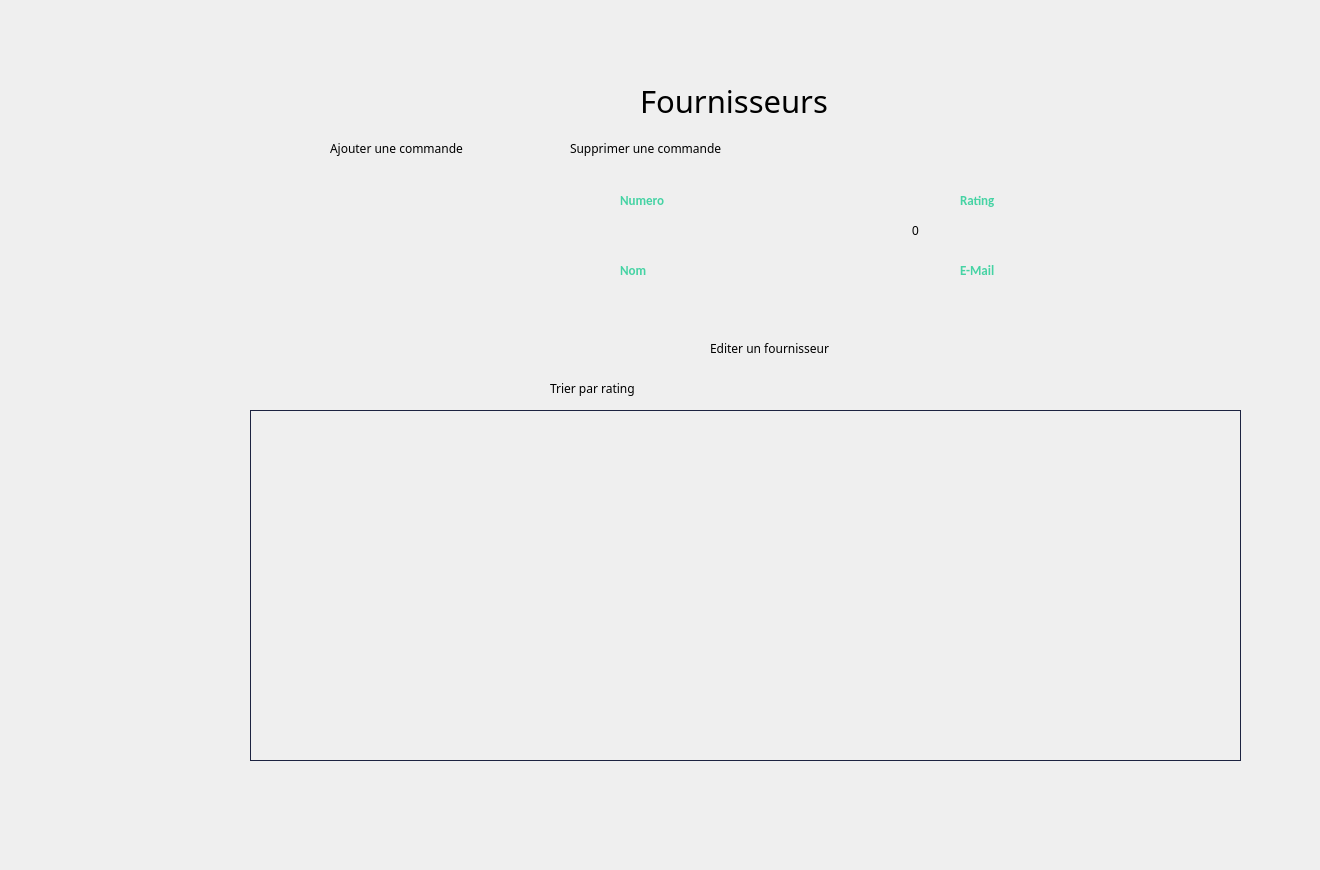
    <widget class="QWidget" name="page_22">
     <widget class="QLabel" name="label_421">
      <property name="geometry">
       <rect>
        <x>-20</x>
        <y>-20</y>
        <width>1311</width>
        <height>861</height>
       </rect>
      </property>
      <property name="text">
       <string/>
      </property>
      <property name="pixmap">
       <pixmap>../../Desktop/anglais/projet c++ design/bg2.png</pixmap>
      </property>
      <property name="scaledContents">
       <bool>true</bool>
      </property>
     </widget>
     <widget class="QPushButton" name="modifffff">
      <property name="geometry">
       <rect>
        <x>840</x>
        <y>330</y>
        <width>61</width>
        <height>41</height>
       </rect>
      </property>
      <property name="styleSheet">
       <string notr="true">QPushButton {
	font-weight: 500;
	text-align: center;
    vertical-align: middle;
	background-color: transparent;
	padding: 5px 15px 15px 20px;
    color: #fff;
	font-size: 11px;
	border : 0;
	border-right: 3px solid transparent;
 	background-position: center top;
    background-repeat: no-repeat;
    background-origin: content;
    background-image: url(&quot;C:/Users/hp/Desktop/anglais/projet c++ design/edit1.png&quot;);
}

QPushButton:hover {
	color: #ffffff;
	font-weight: 500;
	background-image: url(&quot;C:/Users/hp/Desktop/anglais/projet c++ design/edit2.png&quot;);
}</string>
      </property>
      <property name="text">
       <string/>
      </property>
     </widget>
     <widget class="QLineEdit" name="nommm">
      <property name="geometry">
       <rect>
        <x>562</x>
        <y>290</y>
        <width>171</width>
        <height>20</height>
       </rect>
      </property>
      <property name="styleSheet">
       <string notr="true"> background-color: Transparent;
 border: none;</string>
      </property>
     </widget>
     <widget class="QSpinBox" name="ratee">
      <property name="geometry">
       <rect>
        <x>910</x>
        <y>220</y>
        <width>161</width>
        <height>21</height>
       </rect>
      </property>
      <property name="styleSheet">
       <string notr="true"> background-color: Transparent;
 border: none;</string>
      </property>
     </widget>
     <widget class="QLineEdit" name="nummm">
      <property name="geometry">
       <rect>
        <x>562</x>
        <y>220</y>
        <width>171</width>
        <height>20</height>
       </rect>
      </property>
      <property name="styleSheet">
       <string notr="true"> background-color: Transparent;
 border: none;</string>
      </property>
     </widget>
     <widget class="QLineEdit" name="mailll">
      <property name="geometry">
       <rect>
        <x>910</x>
        <y>290</y>
        <width>161</width>
        <height>20</height>
       </rect>
      </property>
      <property name="styleSheet">
       <string notr="true"> background-color: Transparent;
 border: none;</string>
      </property>
     </widget>
     <widget class="QTableView" name="tabfournisseu">
      <property name="geometry">
       <rect>
        <x>250</x>
        <y>410</y>
        <width>991</width>
        <height>351</height>
       </rect>
      </property>
      <property name="cursor" stdset="0">
       <cursorShape>WaitCursor</cursorShape>
      </property>
      <property name="styleSheet">
       <string notr="true">QTableView{
	background-color: transparent;
	gridline-color: #606060;
	color: #000000;
	alternate-background-color: #b5b5b1;
	border : 1px solid #1c2340;
	qproperty-defaultAlignment: AlignHCenter;
}
QTableView::item:focus
{
  	background-color: #939393;
	font-weight: 500;
}
QTableView::item
{
   text-align: center;
qproperty-defaultAlignment: AlignHCenter;
}

QHeaderView {
	background-color: #6ac6ad;
	qproperty-defaultAlignment: AlignHCenter;
 }
QHeaderView::section {
                     spacing: 10px;
                     background-color: #6ac6ad;
                     color: #757575;
                     margin: 1px;
					 border: 0;
                     text-align: center;
                     font-family: arial;
                     font-size: 12px;
 }

QTableView QTableCornerButton::section {
    background-color: #6ac6ad;
}</string>
      </property>
     </widget>
     <widget class="QPushButton" name="suprimmm_7">
      <property name="geometry">
       <rect>
        <x>470</x>
        <y>130</y>
        <width>121</width>
        <height>41</height>
       </rect>
      </property>
      <property name="styleSheet">
       <string notr="true">QPushButton {
	font-weight: 500;
	text-align: center;
    vertical-align: middle;
	background-color: transparent;
	padding: 5px 15px 15px 20px;
    color: #fff;
	font-size: 11px;
	border : 0;
	border-right: 3px solid transparent;
 	background-position: center top;
    background-repeat: no-repeat;
    background-origin: content;
    background-image: url(&quot;C:/Users/hp/Desktop/anglais/projet c++ design/minus1.png&quot;);
}

QPushButton:hover {
	color: #ffffff;
	font-weight: 500;
	background-image: url(&quot;C:/Users/hp/Desktop/anglais/projet c++ design/minus2.png&quot;);
}</string>
      </property>
      <property name="text">
       <string/>
      </property>
      <property name="autoDefault">
       <bool>false</bool>
      </property>
      <property name="default">
       <bool>true</bool>
      </property>
      <property name="flat">
       <bool>false</bool>
      </property>
     </widget>
     <widget class="QLabel" name="label_422">
      <property name="geometry">
       <rect>
        <x>570</x>
        <y>140</y>
        <width>181</width>
        <height>16</height>
       </rect>
      </property>
      <property name="font">
       <font>
        <family>Montserrat Alternates</family>
       </font>
      </property>
      <property name="text">
       <string>Supprimer une commande</string>
      </property>
     </widget>
     <widget class="QPushButton" name="pushButton_ajout_7">
      <property name="geometry">
       <rect>
        <x>270</x>
        <y>130</y>
        <width>61</width>
        <height>41</height>
       </rect>
      </property>
      <property name="styleSheet">
       <string notr="true">QPushButton {
	font-weight: 500;
	text-align: center;
    vertical-align: middle;
	background-color: transparent;
	padding: 5px 15px 15px 20px;
    color: #fff;
	font-size: 11px;
	border : 0;
	border-right: 3px solid transparent;
 	background-position: center top;
    background-repeat: no-repeat;
    background-origin: content;
    background-image: url(&quot;C:/Users/hp/Desktop/anglais/projet c++ design/ajouter1.png&quot;);
}

QPushButton:hover {
	color: #ffffff;
	font-weight: 500;
	background-image: url(&quot;C:/Users/hp/Desktop/anglais/projet c++ design/ajouter2.png&quot;);
}</string>
      </property>
      <property name="text">
       <string/>
      </property>
      <property name="flat">
       <bool>true</bool>
      </property>
     </widget>
     <widget class="QLabel" name="label_423">
      <property name="geometry">
       <rect>
        <x>330</x>
        <y>140</y>
        <width>161</width>
        <height>16</height>
       </rect>
      </property>
      <property name="font">
       <font>
        <family>Montserrat Alternates</family>
       </font>
      </property>
      <property name="text">
       <string>Ajouter une commande</string>
      </property>
     </widget>
     <widget class="QPushButton" name="pushButton_3">
      <property name="geometry">
       <rect>
        <x>30</x>
        <y>380</y>
        <width>211</width>
        <height>81</height>
       </rect>
      </property>
      <property name="styleSheet">
       <string notr="true">QPushButton {
	font-weight: 500;
	text-align: center;
    vertical-align: middle;
	background-color: transparent;
	padding: 5px 15px 15px 20px;
    color: #fff;
	font-size: 11px;
	border : 0;
	border-right: 3px solid transparent;
 	background-position: center top;
    background-repeat: no-repeat;
    background-origin: content;
    background-image: url(&quot;C:/Users/hp/Desktop/anglais/projet c++ design/fournisseur1.png&quot;);
}

QPushButton:hover {
	color: #ffffff;
	font-weight: 500;
	background-image: url(&quot;C:/Users/hp/Desktop/anglais/projet c++ design/fournisseur2.png&quot;);
}</string>
      </property>
      <property name="text">
       <string/>
      </property>
     </widget>
     <widget class="QPushButton" name="pushButton_6">
      <property name="geometry">
       <rect>
        <x>40</x>
        <y>280</y>
        <width>211</width>
        <height>71</height>
       </rect>
      </property>
      <property name="styleSheet">
       <string notr="true">QPushButton {
	font-weight: 500;
	text-align: center;
    vertical-align: middle;
	background-color: transparent;
	padding: 5px 15px 15px 20px;
    color: #fff;
	font-size: 11px;
	border : 0;
	border-right: 3px solid transparent;
 	background-position: center top;
    background-repeat: no-repeat;
    background-origin: content;
    background-image: url(&quot;C:/Users/hp/Desktop/anglais/projet c++ design/commandes1.png&quot;);
}

QPushButton:hover {
	color: #ffffff;
	font-weight: 500;
	background-image: url(&quot;C:/Users/hp/Desktop/anglais/projet c++ design/commandes2.png&quot;);
}</string>
      </property>
      <property name="text">
       <string/>
      </property>
     </widget>
     <widget class="QLineEdit" name="lineEdit_4">
      <property name="geometry">
       <rect>
        <x>300</x>
        <y>375</y>
        <width>181</width>
        <height>22</height>
       </rect>
      </property>
      <property name="styleSheet">
       <string notr="true"> background-color: Transparent;
 border: none;</string>
      </property>
     </widget>
     <widget class="QPushButton" name="pushButton_12224">
      <property name="geometry">
       <rect>
        <x>640</x>
        <y>370</y>
        <width>71</width>
        <height>41</height>
       </rect>
      </property>
      <property name="styleSheet">
       <string notr="true">QPushButton {
	font-weight: 500;
	text-align: center;
    vertical-align: middle;
	background-color: transparent;
	padding: 5px 15px 15px 20px;
    color: #fff;
	font-size: 11px;
	border : 0;
	border-right: 3px solid transparent;
 	background-position: center top;
    background-repeat: no-repeat;
    background-origin: content;
    background-image: url(&quot;C:/Users/hp/Desktop/anglais/projet c++ design/ok1.png&quot;);
}

QPushButton:hover {
	color: #ffffff;
	font-weight: 500;
	background-image: url(&quot;C:/Users/hp/Desktop/anglais/projet c++ design/ok2.png&quot;);
}</string>
      </property>
      <property name="text">
       <string/>
      </property>
      <property name="default">
       <bool>true</bool>
      </property>
     </widget>
     <widget class="QLabel" name="label_555">
      <property name="geometry">
       <rect>
        <x>550</x>
        <y>380</y>
        <width>181</width>
        <height>16</height>
       </rect>
      </property>
      <property name="font">
       <font>
        <family>Montserrat Alternates</family>
       </font>
      </property>
      <property name="text">
       <string>Trier par rating</string>
      </property>
     </widget>
     <widget class="QLabel" name="label_556">
      <property name="geometry">
       <rect>
        <x>540</x>
        <y>200</y>
        <width>211</width>
        <height>61</height>
       </rect>
      </property>
      <property name="text">
       <string/>
      </property>
      <property name="pixmap">
       <pixmap>../../Downloads/saisir.png</pixmap>
      </property>
      <property name="scaledContents">
       <bool>true</bool>
      </property>
     </widget>
     <widget class="QLabel" name="label_245">
      <property name="geometry">
       <rect>
        <x>250</x>
        <y>350</y>
        <width>251</width>
        <height>71</height>
       </rect>
      </property>
      <property name="text">
       <string/>
      </property>
      <property name="pixmap">
       <pixmap>../../Downloads/search.png</pixmap>
      </property>
      <property name="scaledContents">
       <bool>true</bool>
      </property>
     </widget>
     <widget class="QLabel" name="label_557">
      <property name="geometry">
       <rect>
        <x>880</x>
        <y>200</y>
        <width>211</width>
        <height>61</height>
       </rect>
      </property>
      <property name="text">
       <string/>
      </property>
      <property name="pixmap">
       <pixmap>../../Downloads/saisir.png</pixmap>
      </property>
      <property name="scaledContents">
       <bool>true</bool>
      </property>
     </widget>
     <widget class="QLabel" name="label_558">
      <property name="geometry">
       <rect>
        <x>880</x>
        <y>270</y>
        <width>211</width>
        <height>61</height>
       </rect>
      </property>
      <property name="text">
       <string/>
      </property>
      <property name="pixmap">
       <pixmap>../../Downloads/saisir.png</pixmap>
      </property>
      <property name="scaledContents">
       <bool>true</bool>
      </property>
     </widget>
     <widget class="QLabel" name="label_559">
      <property name="geometry">
       <rect>
        <x>540</x>
        <y>270</y>
        <width>211</width>
        <height>61</height>
       </rect>
      </property>
      <property name="text">
       <string/>
      </property>
      <property name="pixmap">
       <pixmap>../../Downloads/saisir.png</pixmap>
      </property>
      <property name="scaledContents">
       <bool>true</bool>
      </property>
     </widget>
     <widget class="QLabel" name="label_246">
      <property name="geometry">
       <rect>
        <x>620</x>
        <y>190</y>
        <width>111</width>
        <height>20</height>
       </rect>
      </property>
      <property name="font">
       <font>
        <family>Calibri</family>
        <pointsize>10</pointsize>
        <weight>75</weight>
        <bold>true</bold>
       </font>
      </property>
      <property name="styleSheet">
       <string notr="true">color: rgb(70, 211, 164);</string>
      </property>
      <property name="text">
       <string>Numero</string>
      </property>
     </widget>
     <widget class="QLabel" name="label_247">
      <property name="geometry">
       <rect>
        <x>960</x>
        <y>190</y>
        <width>111</width>
        <height>20</height>
       </rect>
      </property>
      <property name="font">
       <font>
        <family>Calibri</family>
        <pointsize>10</pointsize>
        <weight>75</weight>
        <bold>true</bold>
       </font>
      </property>
      <property name="styleSheet">
       <string notr="true">color: rgb(70, 211, 164);</string>
      </property>
      <property name="text">
       <string>Rating</string>
      </property>
     </widget>
     <widget class="QLabel" name="label_248">
      <property name="geometry">
       <rect>
        <x>960</x>
        <y>260</y>
        <width>111</width>
        <height>20</height>
       </rect>
      </property>
      <property name="font">
       <font>
        <family>Calibri</family>
        <pointsize>10</pointsize>
        <weight>75</weight>
        <bold>true</bold>
       </font>
      </property>
      <property name="styleSheet">
       <string notr="true">color: rgb(70, 211, 164);</string>
      </property>
      <property name="text">
       <string>E-Mail</string>
      </property>
     </widget>
     <widget class="QLabel" name="label_249">
      <property name="geometry">
       <rect>
        <x>620</x>
        <y>260</y>
        <width>111</width>
        <height>20</height>
       </rect>
      </property>
      <property name="font">
       <font>
        <family>Calibri</family>
        <pointsize>10</pointsize>
        <weight>75</weight>
        <bold>true</bold>
       </font>
      </property>
      <property name="styleSheet">
       <string notr="true">color: rgb(70, 211, 164);</string>
      </property>
      <property name="text">
       <string>Nom</string>
      </property>
     </widget>
     <widget class="QLabel" name="label_560">
      <property name="geometry">
       <rect>
        <x>710</x>
        <y>340</y>
        <width>141</width>
        <height>16</height>
       </rect>
      </property>
      <property name="font">
       <font>
        <family>Montserrat Alternates</family>
       </font>
      </property>
      <property name="text">
       <string>Editer un fournisseur</string>
      </property>
     </widget>
     <widget class="QLabel" name="label_561">
      <property name="geometry">
       <rect>
        <x>640</x>
        <y>60</y>
        <width>301</width>
        <height>81</height>
       </rect>
      </property>
      <property name="font">
       <font>
        <family>Montserrat Alternates</family>
        <pointsize>23</pointsize>
       </font>
      </property>
      <property name="text">
       <string>Fournisseurs</string>
      </property>
     </widget>
     <widget class="QPushButton" name="pushButton_155">
      <property name="geometry">
       <rect>
        <x>0</x>
        <y>720</y>
        <width>121</width>
        <height>61</height>
       </rect>
      </property>
      <property name="styleSheet">
       <string notr="true">QPushButton {
	font-weight: 500;
	text-align: center;
    vertical-align: middle;
	background-color: transparent;
	padding: 5px 15px 15px 20px;
    color: #fff;
	font-size: 11px;
	border : 0;
	border-right: 3px solid transparent;
 	background-position: center top;
    background-repeat: no-repeat;
    background-origin: content;
    background-image: url(&quot;C:/Users/hp/Desktop/anglais/projet c++ design/return1.png&quot;);
}

QPushButton:hover {
	color: #ffffff;
	font-weight: 500;
	background-image: url(&quot;C:/Users/hp/Desktop/anglais/projet c++ design/return2.png&quot;);
}</string>
      </property>
      <property name="text">
       <string/>
      </property>
     </widget>
     <zorder>label_421</zorder>
     <zorder>modifffff</zorder>
     <zorder>tabfournisseu</zorder>
     <zorder>suprimmm_7</zorder>
     <zorder>label_422</zorder>
     <zorder>pushButton_ajout_7</zorder>
     <zorder>label_423</zorder>
     <zorder>pushButton_3</zorder>
     <zorder>pushButton_6</zorder>
     <zorder>pushButton_12224</zorder>
     <zorder>label_555</zorder>
     <zorder>label_556</zorder>
     <zorder>nummm</zorder>
     <zorder>label_245</zorder>
     <zorder>lineEdit_4</zorder>
     <zorder>label_557</zorder>
     <zorder>ratee</zorder>
     <zorder>label_558</zorder>
     <zorder>mailll</zorder>
     <zorder>label_559</zorder>
     <zorder>nommm</zorder>
     <zorder>label_246</zorder>
     <zorder>label_247</zorder>
     <zorder>label_248</zorder>
     <zorder>label_249</zorder>
     <zorder>label_560</zorder>
     <zorder>label_561</zorder>
     <zorder>pushButton_155</zorder>
    </widget>
